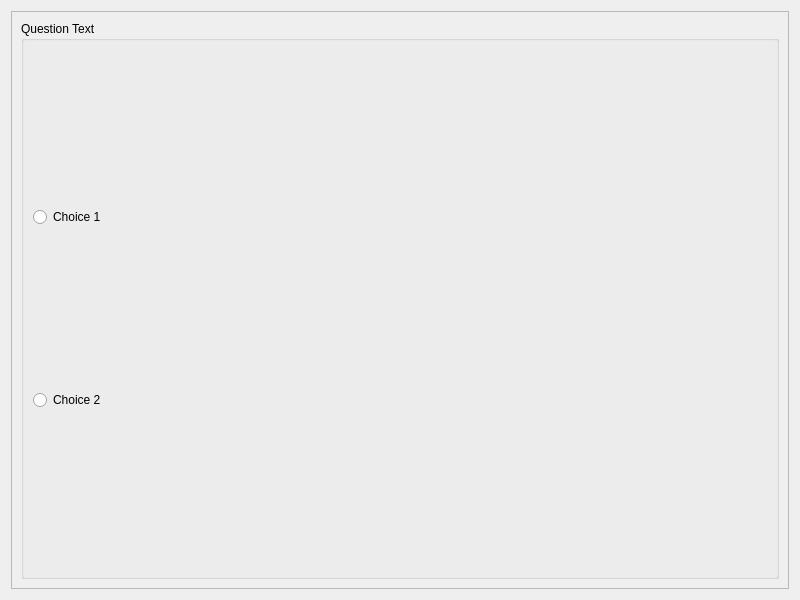
<?xml version="1.0" encoding="UTF-8"?>
<ui version="4.0">
 <class>tmc::UI::QVerityMultipleChoiceQuestion</class>
 <widget class="QWizardPage" name="tmc::UI::QVerityMultipleChoiceQuestion">
  <property name="geometry">
   <rect>
    <x>0</x>
    <y>0</y>
    <width>800</width>
    <height>600</height>
   </rect>
  </property>
  <property name="windowTitle">
   <string>WizardPage</string>
  </property>
  <layout class="QGridLayout" name="gridLayout">
   <item row="0" column="0">
    <widget class="QScrollArea" name="scrollArea">
     <property name="widgetResizable">
      <bool>true</bool>
     </property>
     <widget class="QWidget" name="scrollAreaWidgetContents">
      <property name="geometry">
       <rect>
        <x>0</x>
        <y>0</y>
        <width>780</width>
        <height>580</height>
       </rect>
      </property>
      <layout class="QVBoxLayout" name="verticalLayout_2">
       <item>
        <widget class="QGroupBox" name="groupBox">
         <property name="title">
          <string>Question Text</string>
         </property>
         <layout class="QVBoxLayout" name="verticalLayout">
          <item>
           <widget class="QRadioButton" name="radioButton">
            <property name="text">
             <string>Choice 1</string>
            </property>
           </widget>
          </item>
          <item>
           <widget class="QRadioButton" name="radioButton_2">
            <property name="text">
             <string>Choice 2</string>
            </property>
            <property name="checkable">
             <bool>true</bool>
            </property>
            <property name="checked">
             <bool>false</bool>
            </property>
           </widget>
          </item>
         </layout>
        </widget>
       </item>
      </layout>
     </widget>
    </widget>
   </item>
  </layout>
 </widget>
 <resources/>
 <connections/>
</ui>
